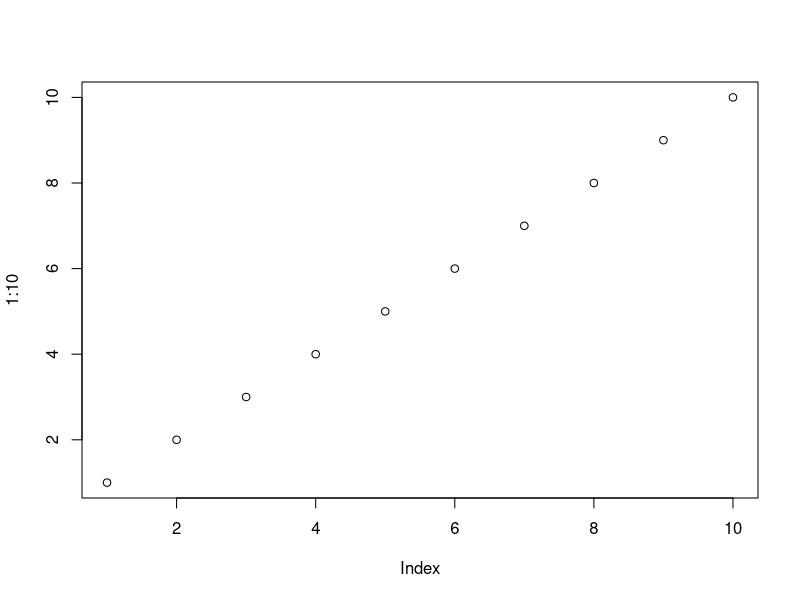
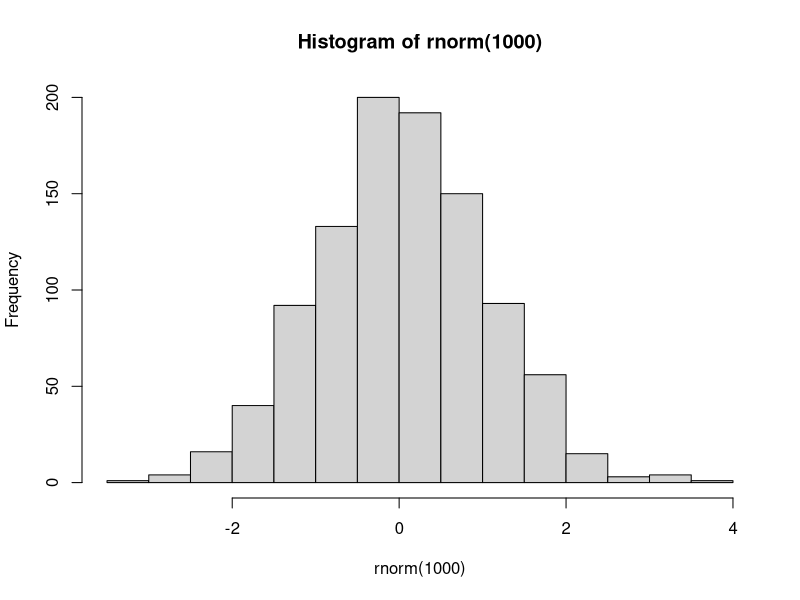

Source code (R) for these figures, in order:
## ---- chunk 1
1+1
.4-.7+.3 # what? it is not zero!l
## ---- chunk 2
plot(1:10)
hist(rnorm(1000))
## ---- chunk 3
    strsplit('hello indented world', ' ')[[1]]
